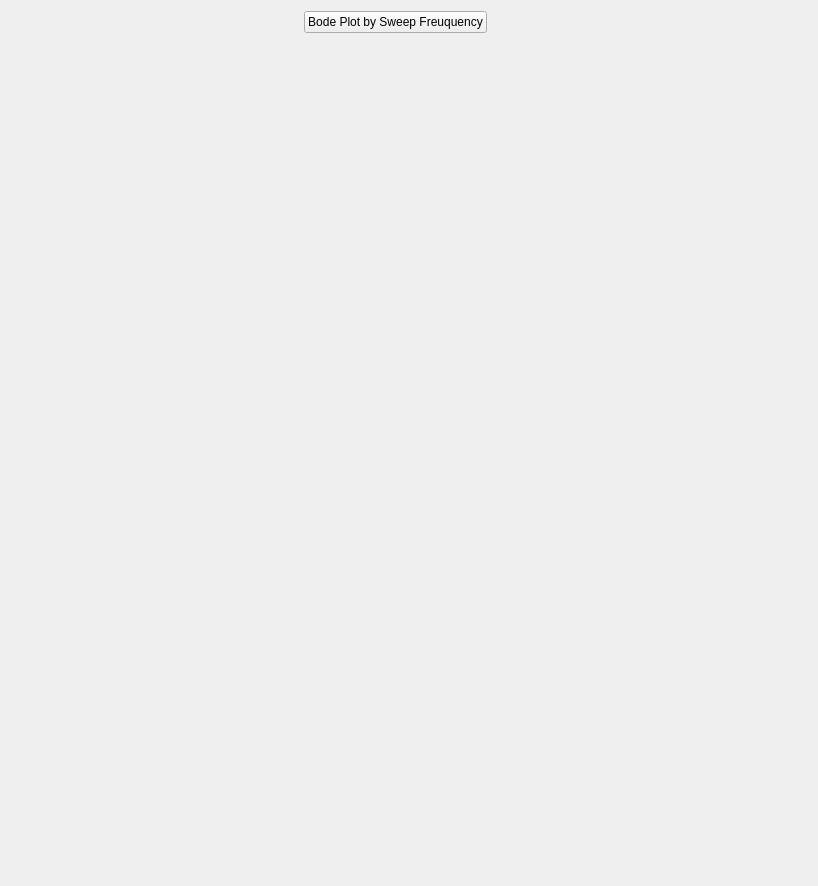
          <widget class="QWidget" name="tab_6">
           <attribute name="title">
            <string>Bode Plot</string>
           </attribute>
           <widget class="QWidget" name="layoutWidget_2">
            <property name="geometry">
             <rect>
              <x>240</x>
              <y>10</y>
              <width>311</width>
              <height>25</height>
             </rect>
            </property>
            <layout class="QHBoxLayout" name="horizontalLayout_22">
             <item>
              <spacer name="horizontalSpacer_15">
               <property name="orientation">
                <enum>Qt::Horizontal</enum>
               </property>
               <property name="sizeHint" stdset="0">
                <size>
                 <width>40</width>
                 <height>20</height>
                </size>
               </property>
              </spacer>
             </item>
             <item>
              <widget class="QPushButton" name="pushButton_bodePlot">
               <property name="text">
                <string>Bode Plot by Sweep Freuquency</string>
               </property>
              </widget>
             </item>
             <item>
              <spacer name="horizontalSpacer_19">
               <property name="orientation">
                <enum>Qt::Horizontal</enum>
               </property>
               <property name="sizeHint" stdset="0">
                <size>
                 <width>40</width>
                 <height>20</height>
                </size>
               </property>
              </spacer>
             </item>
            </layout>
           </widget>
           <widget class="MplWidget" name="MplWidget_bodePlot" native="true">
            <property name="geometry">
             <rect>
              <x>20</x>
              <y>40</y>
              <width>789</width>
              <height>837</height>
             </rect>
            </property>
            <property name="sizePolicy">
             <sizepolicy hsizetype="Preferred" vsizetype="MinimumExpanding">
              <horstretch>0</horstretch>
              <verstretch>0</verstretch>
             </sizepolicy>
            </property>
           </widget>
          </widget>
